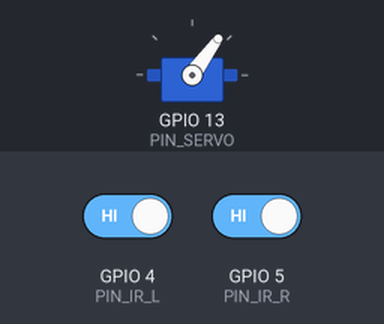
Simulated run of this sketch. Board: ESP32. Parts: servo. The test bench sets the inputs (shaded band); at power-on: GPIO 4 (PIN_IR_L) HIGH, GPIO 5 (PIN_IR_R) HIGH. Servo pulses on a pin are drawn as a servo (544–2400 µs = 0–180°); what the sketch prints to the serial monitor is not drawn.

Above: at 0.05 s.
Timing chart, 0 to 4.6 s (numbered marks = the images above):
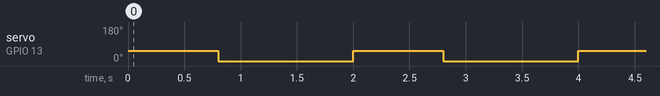

The sketch:

servo_ir_test.ino
```cpp
/*
 * Gripper servo + dual IR sensor test (Robot ESP32).
 * IR sensors on pins 4 and 5 (active LOW). Servo on pin 13.
 */
#include <Arduino.h>

const int PIN_IR_L = 4, PIN_IR_R = 5;
const int PIN_SERVO = 13;

void setup(){
  Serial.begin(115200);
  pinMode(PIN_IR_L, INPUT_PULLUP);
  pinMode(PIN_IR_R, INPUT_PULLUP);
  ledcAttachPin(PIN_SERVO, 8);
  ledcSetup(8, 50, 16); // 50 Hz, 16-bit
  Serial.println("Servo/IR test ready");
}

void setServoUs(uint16_t us){
  uint32_t duty = (us * 65535UL * 50) / 1000000UL;
  ledcWrite(8, duty);
}

void loop(){
  bool l = digitalRead(PIN_IR_L)==LOW;
  bool r = digitalRead(PIN_IR_R)==LOW;
  Serial.printf("IR L:%d R:%d\n", l, r);
  setServoUs(1100); // open
  delay(800);
  setServoUs(1800); // close
  delay(1200);
}
```

Measured:
- by itself, servo on GPIO 13 (PIN_SERVO): alternates 54° for 0.80 s and 0° for 1.2 s
